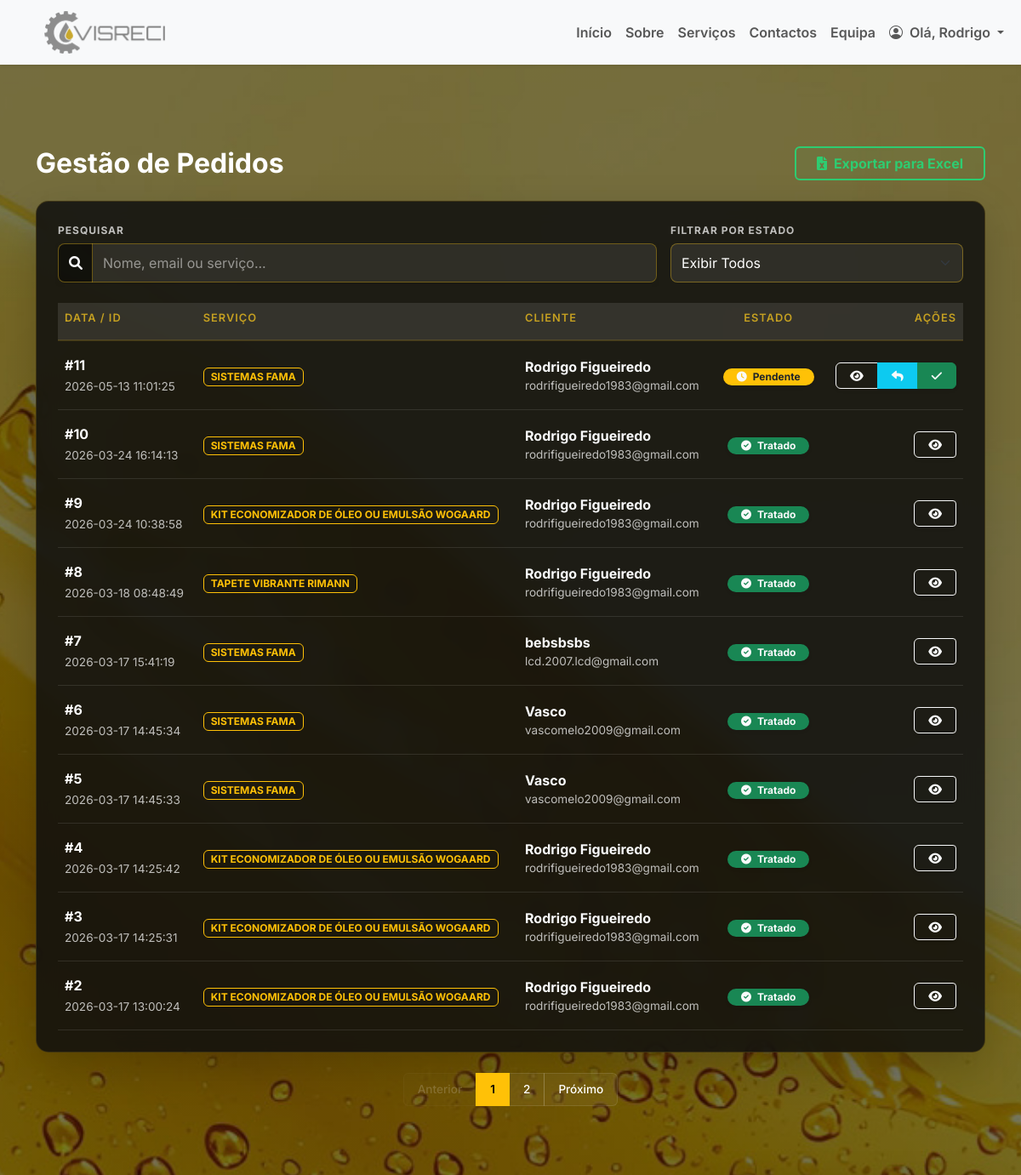
Before: /admin/pedidos (signed in, upper part) with the older database file.
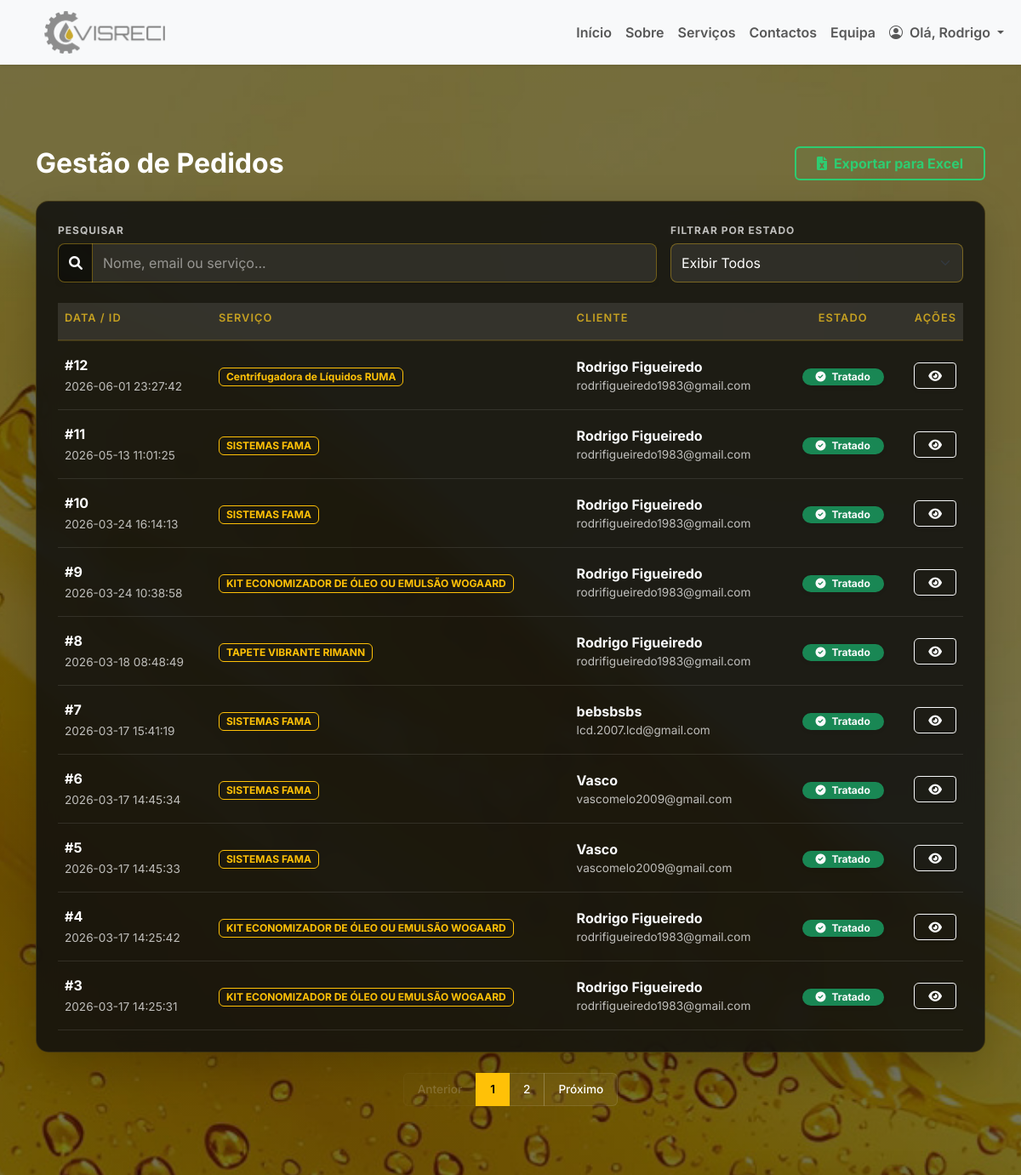
After: the same page with the newer database file.
### tables this page shows
CREATE TABLE pedidos_orcamento (id INTEGER PRIMARY KEY AUTOINCREMENT, nome TEXT, email TEXT, mensagem TEXT, servico_id INTEGER, tratado INTEGER DEFAULT 0, created_at DATETIME DEFAULT CURRENT_TIMESTAMP);

CREATE TABLE servicos (id INTEGER PRIMARY KEY AUTOINCREMENT, titulo TEXT, descricao TEXT, imagem TEXT, created_at DATETIME, titulo_en TEXT, descricao_en TEXT);

### app.py (the view)
@app.route("/admin/pedidos")
@login_required
def admin_pedidos():
    estado = request.args.get('estado')
    page = request.args.get('page', 1, type=int)
    per_page = 10
    offset = (page - 1) * per_page
    conn = get_connection()
    count_query = "SELECT COUNT(*) FROM pedidos_orcamento"
    data_query = "SELECT p.*, s.titulo AS servico_nome FROM pedidos_orcamento p LEFT JOIN servicos s ON p.servico_id = s.id"
    params = []
    if estado in ['0', '1']:
        count_query += " WHERE tratado = ?"
        data_query += " WHERE p.tratado = ?"
        params.append(estado)
    total = conn.execute(count_query, params).fetchone()[0]
    total_pages = max(1, math.ceil(total / per_page))
    data_query += " ORDER BY p.id DESC LIMIT ? OFFSET ?"
    pedidos = conn.execute(data_query, params + [per_page, offset]).fetchall()
    conn.close()
    return render_template("admin_pedidos.html", pedidos=pedidos, filtro_atual=estado, page=page, total_pages=total_pages)

### app.py (called while the page is built)
def get_connection():
    conn = sqlite3.connect("app.db", timeout=30)
    conn.row_factory = sqlite3.Row
    return conn

def login_required(view_func):
    @wraps(view_func)
    def wrapper(*args, **kwargs):
        if "user_id" not in session:
            return redirect(url_for("login"))
        return view_func(*args, **kwargs)
    return wrapper

@app.context_processor
def inject_translations():
    lang = session.get('lang', 'pt')
    return { 'lang': lang, 't': TRANSLATIONS.get(lang, TRANSLATIONS['pt']) }

### templates/admin_pedidos.html (shortened to what the changed rows need)
{% extends "menu.html" %}
{% block content %}
<link rel="stylesheet" href="https://cdnjs.cloudflare.com/ajax/libs/font-awesome/6.0.0/css/all.min.css">
<section class="py-4 mt-4">
    <div class="container mt-5">
        <div class="row align-items-center mb-4">
            <div class="col-sm-6">
                <h2 class="text-white fw-bold m-0">Gestão de Pedidos</h2>
            </div>
        </div>
        <div class="table-glass on-dark p-4 shadow-lg">
            <div class="table-responsive">
                <table class="table align-middle mb-0 text-white" id="pedidosTable">
                    <thead class="text-warning text-uppercase small" style="letter-spacing: 1px;">
                        <tr>
                            <th class="border-0 pb-3">Data / ID</th>
                            <th class="border-0 pb-3">Serviço</th>
                            <th class="border-0 pb-3">Cliente</th>
                            <th class="border-0 pb-3 text-center">Estado</th>
                            <th class="border-0 pb-3 text-end">Ações</th>
                        </tr>
                    </thead>
                    <tbody id="tableBody">
                        {% for p in pedidos %}
                        <tr class="border-bottom border-secondary border-opacity-25 hover-row">
                            <td class="py-3">
                                <span class="d-block fw-bold text-white">#{{ p["id"] }}</span>
                                <small class="text-white-50 small-text">{{ p["created_at"] }}</small>
                            </td>
                            <td>
                                <span class="badge border border-warning text-warning px-2 py-1">
                                    {{ p["servico_nome"] or "Geral" }}
                                </span>
                            </td>
                            <td>
                                <div class="d-flex flex-column">
                                    <span class="fw-bold">{{ p["nome"] }}</span>
                                    <small class="text-white-50 small-text">{{ p["email"] }}</small>
                                </div>
                            </td>
                            <td class="text-center">
                                {% if p["tratado"] == 1 %}
                                <span class="badge bg-success shadow-sm rounded-pill px-3">
                                    <i class="fas fa-check-circle me-1"></i> Tratado
                                </span>
                                {% else %}
                                <span class="badge bg-warning text-dark shadow-sm rounded-pill px-3">
                                    <i class="fas fa-clock me-1"></i> Pendente
                                </span>
                                {% endif %}
                            </td>
                            <td class="text-end">
                                <div class="btn-group shadow-sm">
                                    <button class="btn btn-sm btn-outline-light rounded-start px-3"
                                        data-bs-toggle="modal" data-bs-target="#modal{{ p['id'] }}">
                                        <i class="fas fa-eye"></i>
                                    </button>
                                    {% if p["tratado"] == 0 %}
                                    <a href="{{ url_for('responder_orcamento', id=p['id']) }}"
                                        class="btn btn-sm btn-info text-dark fw-bold px-3" title="Enviar Proposta">
                                        <i class="fas fa-reply"></i>
                                    </a>
                                    <a href="{{ url_for('admin_pedido_tratar', pedido_id=p['id']) }}"
                                        class="btn btn-sm btn-success rounded-end px-3" title="Concluir">
                                        <i class="fas fa-check"></i>
                                    </a>
                                    {% endif %}
                                </div>
                            </td>
                        </tr>
                        {% endfor %}
                    </tbody>
                </table>
            </div>
        </div>
        {% if total_pages > 1 %}
        <nav class="mt-4">
            <ul class="pagination justify-content-center custom-pagination">
                {% for p in range(1, total_pages + 1) %}
                <li class="page-item {{ 'active' if p == page }}">
                    <a class="page-link" href="{{ url_for('admin_pedidos', page=p, estado=filtro_atual) }}">{{ p }}</a>
                </li>
                {% endfor %}
            </ul>
        </nav>
        {% endif %}
    </div>
</section>
{% endblock %}

Changed rows visible on the page:
no longer on this page (row unchanged): pedidos_orcamento: id "2", created_at "2026-03-17 13:00:24", titulo "KIT ECONOMIZADOR DE ÓLEO OU EMULSÃO WOGAARD", nome "Rodrigo Figueiredo", email "rodrifigueiredo1983@gmail.com", tratado 1 (drawn)
added pedidos_orcamento: id "12", created_at "2026-06-01 23:27:42", titulo "Centrifugadora de Líquidos RUMA", nome "Rodrigo Figueiredo", email "rodrifigueiredo1983@gmail.com", tratado 1 (drawn)
changed pedidos_orcamento id 11: tratado "Pendente" → "Tratado"
